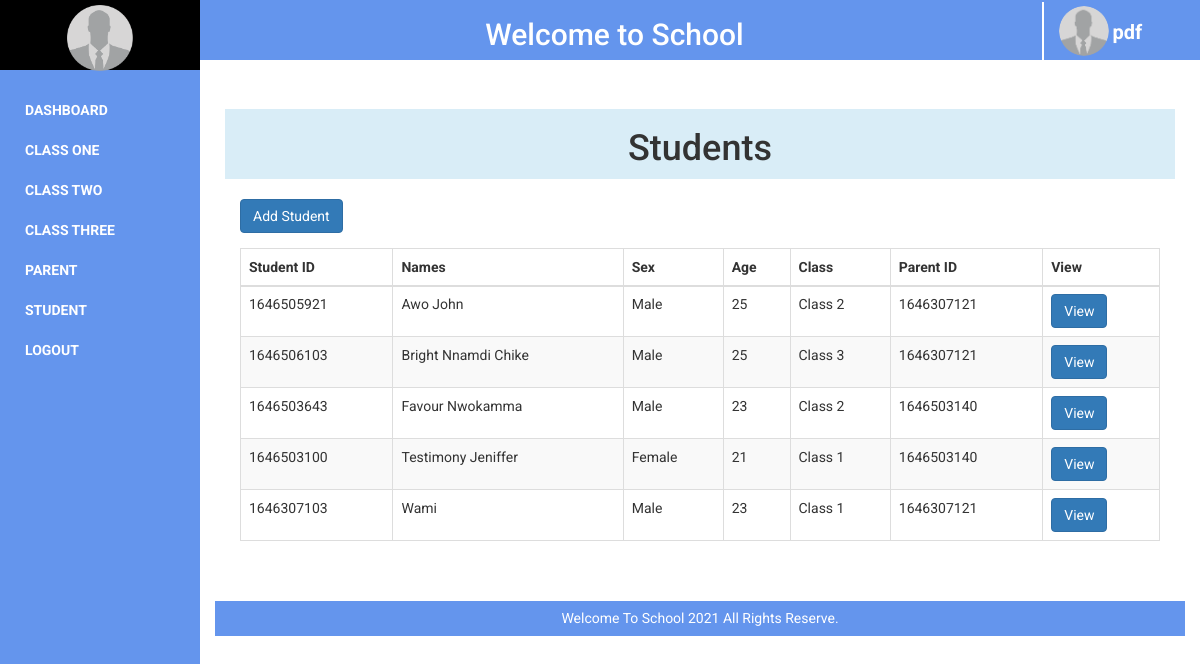
Screenshot of /student (signed in) with the database file from the repository.
### tables this page shows
CREATE TABLE `student` (
  `id` int(11) NOT NULL,
  `name` varchar(50) NOT NULL,
  `sex` varchar(10) NOT NULL,
  `age` varchar(2) NOT NULL,
  `class` varchar(10) NOT NULL,
  `address` varchar(100) NOT NULL,
  `lga` varchar(20) NOT NULL,
  `soo` varchar(20) NOT NULL,
  `pic` varchar(255) NOT NULL,
  `par_id` varchar(10) NOT NULL,
  `stu_id` varchar(10) NOT NULL,
  `date` date NOT NULL,
  `status` varchar(10) NOT NULL
);

### config/dblink.php (called while the page is built, shortened)
<?php
class Sam{
private $connect = NULL;
public function __construct()
  {
$servername = "localhost";
$username = "root";
$password = "";
$dbname = "emailpdf";
  $this->connect = "";
  try{
  $this->connect = new PDO("mysql:host=$servername;dbname=$dbname", $username, $password);
  $this->connect->setAttribute(PDO::ATTR_ERRMODE, PDO::ERRMODE_EXCEPTION);
  $this->connect->exec("SET CHARACTER SET utf8");
    }
  catch(PDOException $e) {
  echo 'Error: ' . $e->getMessage();
        }
  }
 public function tbl_select($tblquery,$tblvalue = array())
 {
 try{
  $stmt = $this->connect->prepare($tblquery);
  $stmt->execute($tblvalue);
  $results = $stmt->fetchAll(PDO::FETCH_ASSOC);
  return $results;
} catch(PDOException $e) {
    echo 'Error: ' . $e->getMessage();
  }
 }
  }
?>

### pages/student.php (the view, shortened to what this page needs)
<div class="row">
    <div class="col-md-12 text-center bg-info" style="margin-top:9px">
        <h1>Students</h1>
    </div>
</div>
<br/>
<div class="row no-space">
    <div class="col-md-2" style="margin-bottom:15px;">
        <a href="addstudent" class="btn btn-primary">Add Student</a>
    </div>
</div>
<table class="table table-hover table-bordered table-striped">
        <thead>
            <tr>
                <th>Student ID</th>
                <th>Names</th>
                <th>Sex</th>
                <th>Age</th>
                <th>Class</th>
                <th>Parent ID</th>
                <th>View</th>
            </tr>
        </thead>
        <tbody>
            <tr>
                <?php
                    $tblquery = "SELECT * FROM student ORDER BY name";
                    $tblvalue = array();
                    $select = $collect->tbl_select($tblquery, $tblvalue);
                    foreach($select as $data){
                        extract($data);
                        ?>
                        <?php
                            echo "
                                <tr>
                                    <td>$stu_id</td>
                                    <td>$name</td>
                                    <td>$sex</td>
                                    <td>$age</td>
                                    <td>$class</td>
                                    <td>$par_id</td>
                                    <td>
                                        <form action='student' method='POST'>
                                            <input type='hidden' name='stu_id' value='$stu_id'>
                                            <input type='hidden' name='par_id' value='$par_id'>
                                            <input type='submit' name='view' class='btn btn-primary' value='View'>
                                        </form>
                                    </td>
                                </tr>
                            ";
                    }
                ?>
            </tr>
        </tbody>
    </table>

### index.php (shortened to what this page needs)
<?php
    $url = $_GET['url'];
    $url = rtrim($url, '/');
    $url = explode('/', $url);
    if(file_exists('pages/'.$url[0].'.php')){
        include('main.php');
    }else{
        include('login.php');
    }
?>

### includes/header.php (shortened to what this page needs)
<?php
    include('config/dblink.php');
    $collect = new Sam();
?>
<!DOCTYPE html>
<html lang="en">
    <head>
        <link rel="stylesheet" href="styles/bootstrap.css">
        <link rel="stylesheet" href="styles/stylesheet.css">
    </head>
    <body>

### main.php (shortened to what this page needs)
<?php include('includes/header.php'); ?>
    <div class="mainContainer">
        <div class="container-fluid">
            <div class="row">
                <div class="col-xs-12 col-sm-12 col-md-2 col-lg-2 col-xl-2 leftNavSection">
                    <div class="row">
                        <div class="col-xs-12 col-sm-12 col-md-12 col-lg-12 col-xl-12 topLeftLogo">
                            <img src="assets/propic.png" height="100%" >
                        </div>
                        <div class="col-xs-12 col-sm-12 col-md-12 col-lg-12 col-xl-12 menuBox">
                            <?php include('pages/menu.php'); ?>
                        </div>
                    </div>
                </div>
                <div class="col-xs-12 col-sm-12 col-md-10 col-lg-10 col-xl-10" style="height:650px;overflow-y:scroll;">
                    <div class="row">
                        <div class="col-xs-12 col-sm-12 col-md-12 col-lg-12 col-xl-12 topNavSection">
                            <div class="row">
                                <div class="col-xs-12 col-sm-12 col-md-10 col-lg-10 col-xl-10 topNavLeftSection">
                                    <h1>Welcome to School</h1>
                                </div>
                                <div class="col-xs-12 col-sm-12 col-md-2 col-lg-2 col-xl-2 topNavRightSection">
                                    <img src="assets/propic.png" alt="profile picture" width="50px" height="50px" style="border-radius:50%;">
                                    <h1><?php echo $_SESSION['username']; ?></h1>
                                </div>
                            </div>
                        </div>
                        <div class="col-xs-12 col-sm-12 col-md-12 col-lg-12 col-xl-12 dynamicBodyBox">
                            <?php include($pages);?>
                        </div>
                        <div class="col-xs-12 col-sm-12 col-md-12 col-lg-12 col-xl-12 footerSection">
                            Welcome To School 2021 All Rights Reserve.
                        </div>
                    </div>
                </div>
            </div>
        </div>
    </div>
<?php include('includes/footer.php'); ?>

### pages/menu.php (shortened to what this page needs)
<ul>
    <?php
        if($_SESSION['position'] == 'Admin'){
        ?>
            <li class="<?php echo $dashboard; ?>">
                <a href="dashboard">
                    <span class="title">Dashboard</span>
                </a>
            </li>
            <li>
                <a href="class1_student">
                    <span class="title">Class One</span>
                </a>
            </li>
            <li>
                <a href="class2_student">
                    <span class="title">Class Two</span>
                </a>
            </li>
            <li>
                <a href="class3_student">
                    <span class="title">Class Three</span>
                </a>
            </li>
            <li>
                <a href="parent">
                    <span class="title">Parent</span>
                </a>
            </li>
            <li>
                <a href="student">
                    <span class="title">Student</span>
                </a>
            </li>
            <li>
                <a href="logout.php">
                    <span class="title">Logout</span>
                </a>
            </li>
        <?php
        }
    ?>
</ul>

### includes/footer.php (shortened to what this page needs)
    </body>
</html>

### styles/stylesheet.css (style rules this page uses)
body { box-sizing: border-box; font-family: 'Roboto', sans-serif; margin: 0; overflow-x: hidden; padding: 0; }
.mainContainer { height: 100vh; width: 100vw; }
.leftNavSection { background: cornflowerblue; height: 100vh; }
.dynamicBodyBox { min-height:450px; padding: 40px; }
.topNavSection { background: cornflowerblue; height: 60px; padding: 2px; }
.footerSection { background: cornflowerblue; color:#fff; height: 35px; line-height: 35px; margin-left: 15px; text-align:center; width:97%; }
.topLeftLogo { background: #000; border: 2px solid #000; height:70px; line-height: 70px; margin-bottom: 20px; text-align: center; }
ul { margin: 0; padding: 0; width: 100%; }
ul li { cursor: pointer; list-style: none; padding: 10px; text-align: left; width: 100%; }
ul li a { color: #fff; font-weight: bolder; text-decoration: none; text-transform: uppercase; width: 100%; }
.topNavLeftSection h1 { color: #fff; font-size: 30px; line-height: 25px; text-align: center; }
.topNavRightSection { border-left: 2px solid #fff; }
.topNavRightSection img { margin-top: -9px; }
.topNavRightSection h1 { color:#fff; display: inline; font-size: 20px; font-weight: bolder; line-height: 60px; text-align: center; }

### rows the page displays
student: stu "1646505921", name "Awo John", sex "Male", age "25", class "Class 2", par "1646307121"
student: stu "1646506103", name "Bright Nnamdi Chike", sex "Male", age "25", class "Class 3", par "1646307121"
student: stu "1646503643", name "Favour Nwokamma", sex "Male", age "23", class "Class 2", par "1646503140"
student: stu "1646503100", name "Testimony Jeniffer", sex "Female", age "21", class "Class 1", par "1646503140"
student: stu "1646307103", name "Wami", sex "Male", age "23", class "Class 1", par "1646307121"

### other values shown
$_SESSION['username'] "pdf"
